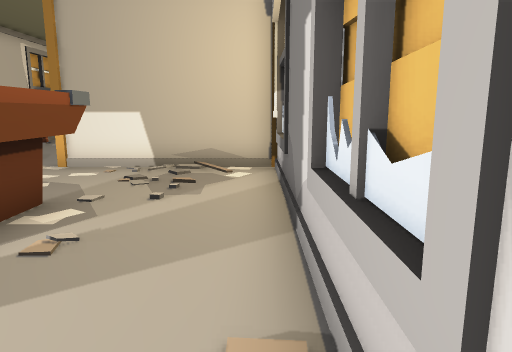
[1] (above)

12 first-person views from a walk through a Unity game level. The camera is 1.3 m above the floor, tilts 10° down and sees 70° across. Doors are open. The floor is counted in squares, 1 m on a side. Each view is taken from the middle of a square. On the plan, view 1 faces up. The plan holds only what a view shows up to about 15 squares ahead; the rest is blank.

[2]
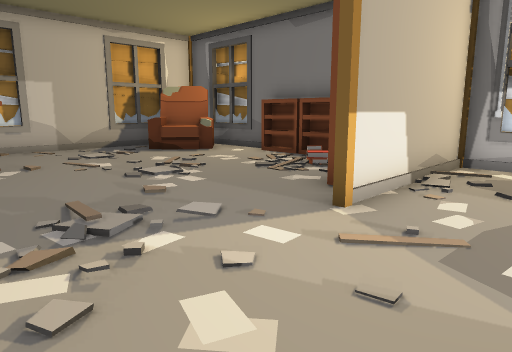

[3]
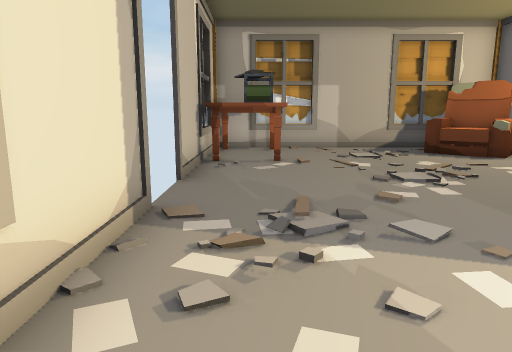

[4]
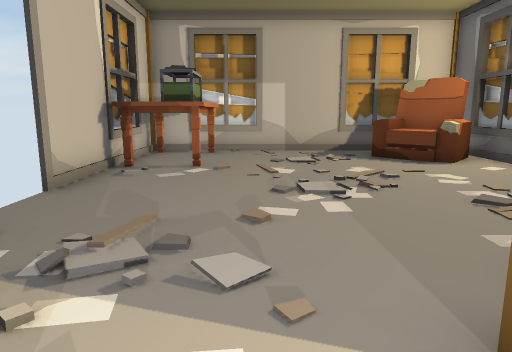

[5]
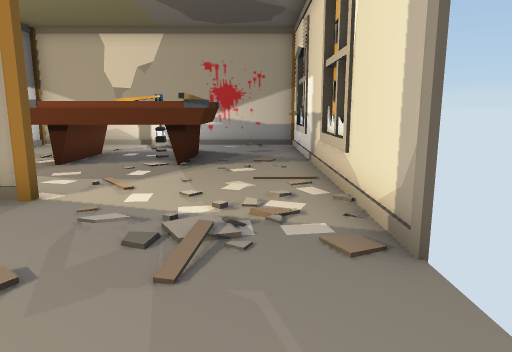

[6]
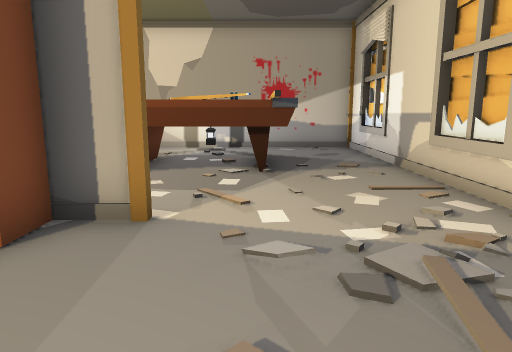

[7]
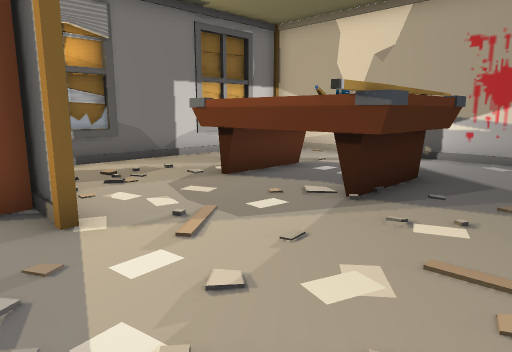

[8]
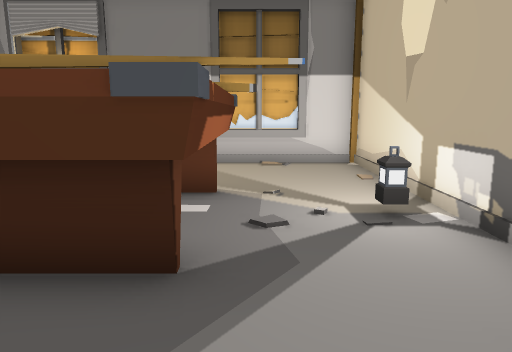

[9]
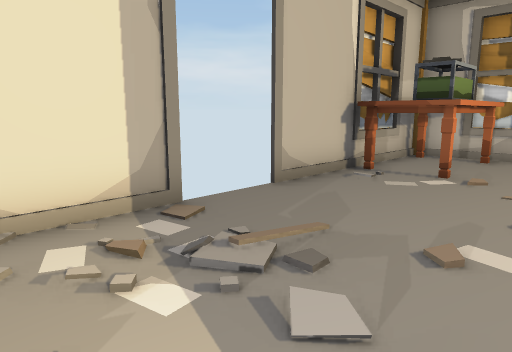

[10]
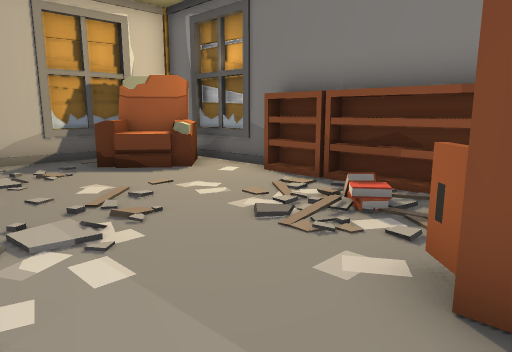

[11]
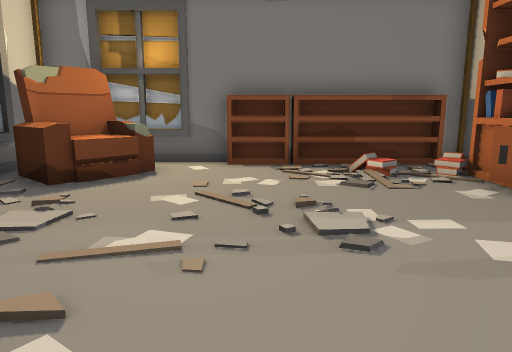

[12]
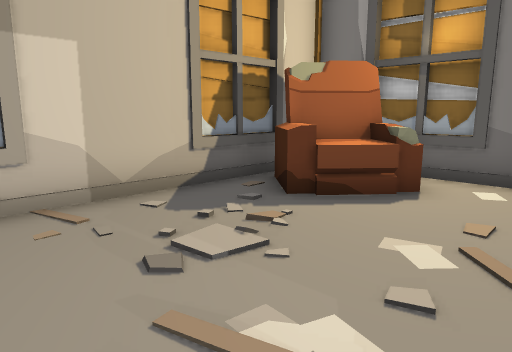

### Floor plan
Key: @ floor where view 1 was taken; # wall or solid block; . floor; D open door; T table; C chair; B bookshelf; A tank; O other object.
Columns run from 10 left of view 1 to 1 right of it. Each row starts with its distance up from view 1.
 20 ###########
 19 #TTT#..##C##
 18 #TAT....CCC#
 17 #TAT....CCC#
 16 #TAT.....C##
 15 #.........B#
 14 #.........B#
 13 DD........B#
 12 DD........B#
 11 DD........B#
 10 #......BB.B#
  9 #.....#BB###
  8 #.........##
  7 #..........#
  6 #...O......#
  5 #..TTTTT...#
  4 #..TT  T...#
  3 #..TT  T...#
  2 #...TTTT...#
  1 #..........#
  0 #.....O...@#
 -1 ############

Positions as (right, up) in squares from view 1, and headings:
1: (0, 0), facing up
2: (-9, 6), facing up-right
3: (-8, 6), facing up
4: (-6, 7), facing up
5: (-8, 14), facing down
6: (-6, 13), facing down
7: (-9, 10), facing down-right
8: (-9, 2), facing right
9: (-5, 8), facing up-left
10: (-6, 9), facing up-right
11: (-9, 14), facing right
12: (-7, 14), facing up-right
